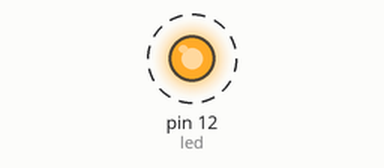
Recording of a sketch running on a simulated Arduino Uno, built with avr-gcc and run on an emulated ATmega328P. Shown: output pins drawn as LEDs (lit = HIGH). Dashed ring = blinking.

Above: at 0.5 s.
Timing chart, 0 to 4.6 s (numbered marks = the images above):
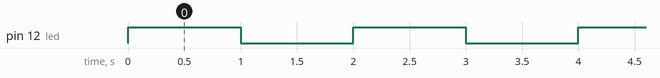

The sketch:

A2.ino
```cpp
/*
A-2. Wire up an external LED to any of the other Arduino
Digital GPIO pins. Chose any pin 2-12.
*/

int led = 12;

void setup() {
  // initialize digital pin LED_BUILTIN as an output.
  pinMode(led, OUTPUT);
}

// the loop function runs over and over again forever
void loop() {
  digitalWrite(led, HIGH);  // change state of the LED by setting the pin to the HIGH voltage level
  delay(1000);                      // wait for a second
  digitalWrite(led, LOW);   // change state of the LED by setting the pin to the LOW voltage level
  delay(1000);                      // wait for a second
}
```

Measured:
- by itself, pin 12 (led): alternates HIGH for 1.0 s and LOW for 1.0 s
